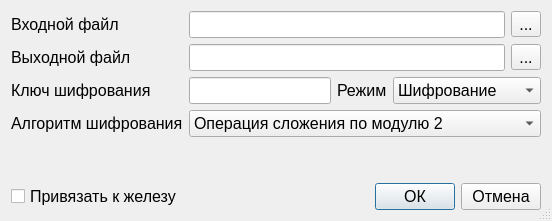
<?xml version="1.0" encoding="UTF-8"?>
<ui version="4.0">
 <class>Dialog</class>
 <widget class="QDialog" name="Dialog">
  <property name="geometry">
   <rect>
    <x>0</x>
    <y>0</y>
    <width>569</width>
    <height>231</height>
   </rect>
  </property>
  <property name="mouseTracking">
   <bool>false</bool>
  </property>
  <property name="windowTitle">
   <string>Scrambler</string>
  </property>
  <property name="sizeGripEnabled">
   <bool>true</bool>
  </property>
  <layout class="QVBoxLayout" name="verticalLayout_3">
   <property name="sizeConstraint">
    <enum>QLayout::SetFixedSize</enum>
   </property>
   <item>
    <layout class="QFormLayout" name="formLayout">
     <property name="labelAlignment">
      <set>Qt::AlignLeading|Qt::AlignLeft|Qt::AlignVCenter</set>
     </property>
     <item row="0" column="0">
      <layout class="QVBoxLayout" name="verticalLayout">
       <item>
        <widget class="QLabel" name="label">
         <property name="font">
          <font>
           <pointsize>12</pointsize>
          </font>
         </property>
         <property name="text">
          <string>Входной файл</string>
         </property>
        </widget>
       </item>
       <item>
        <widget class="QLabel" name="label_2">
         <property name="font">
          <font>
           <pointsize>12</pointsize>
          </font>
         </property>
         <property name="text">
          <string>Выходной файл</string>
         </property>
        </widget>
       </item>
       <item>
        <widget class="QLabel" name="label_3">
         <property name="font">
          <font>
           <pointsize>12</pointsize>
          </font>
         </property>
         <property name="text">
          <string>Ключ шифрования</string>
         </property>
        </widget>
       </item>
       <item>
        <widget class="QLabel" name="label_5">
         <property name="font">
          <font>
           <pointsize>12</pointsize>
          </font>
         </property>
         <property name="text">
          <string>Алгоритм шифрования</string>
         </property>
        </widget>
       </item>
      </layout>
     </item>
     <item row="0" column="1">
      <layout class="QVBoxLayout" name="verticalLayout_2">
       <item>
        <layout class="QHBoxLayout" name="horizontalLayout">
         <item>
          <widget class="QLineEdit" name="lineEdit_Load">
           <property name="minimumSize">
            <size>
             <width>0</width>
             <height>0</height>
            </size>
           </property>
           <property name="font">
            <font>
             <pointsize>12</pointsize>
            </font>
           </property>
          </widget>
         </item>
         <item>
          <widget class="QToolButton" name="toolButton_Load">
           <property name="font">
            <font>
             <pointsize>12</pointsize>
            </font>
           </property>
           <property name="text">
            <string>...</string>
           </property>
          </widget>
         </item>
        </layout>
       </item>
       <item>
        <layout class="QHBoxLayout" name="horizontalLayout_2">
         <item>
          <widget class="QLineEdit" name="lineEdit_Save">
           <property name="minimumSize">
            <size>
             <width>0</width>
             <height>0</height>
            </size>
           </property>
           <property name="font">
            <font>
             <pointsize>12</pointsize>
            </font>
           </property>
          </widget>
         </item>
         <item>
          <widget class="QToolButton" name="toolButton_Save">
           <property name="font">
            <font>
             <pointsize>12</pointsize>
            </font>
           </property>
           <property name="text">
            <string>...</string>
           </property>
          </widget>
         </item>
        </layout>
       </item>
       <item>
        <layout class="QHBoxLayout" name="horizontalLayout_4">
         <item>
          <widget class="QLineEdit" name="lineEdit_key">
           <property name="font">
            <font>
             <pointsize>12</pointsize>
            </font>
           </property>
           <property name="inputMethodHints">
            <set>Qt::ImhNone</set>
           </property>
           <property name="alignment">
            <set>Qt::AlignCenter</set>
           </property>
          </widget>
         </item>
         <item>
          <layout class="QHBoxLayout" name="horizontalLayout_3">
           <item>
            <widget class="QLabel" name="label_4">
             <property name="font">
              <font>
               <pointsize>12</pointsize>
              </font>
             </property>
             <property name="text">
              <string>Режим</string>
             </property>
            </widget>
           </item>
           <item>
            <widget class="QComboBox" name="comboBox_mode">
             <property name="font">
              <font>
               <pointsize>12</pointsize>
              </font>
             </property>
             <item>
              <property name="text">
               <string>Шифрование</string>
              </property>
             </item>
             <item>
              <property name="text">
               <string>Дешифрование</string>
              </property>
             </item>
            </widget>
           </item>
          </layout>
         </item>
        </layout>
       </item>
       <item>
        <widget class="QComboBox" name="comboBox_scrambler">
         <property name="font">
          <font>
           <pointsize>12</pointsize>
          </font>
         </property>
         <item>
          <property name="text">
           <string>Операция сложения по модулю 2</string>
          </property>
         </item>
         <item>
          <property name="text">
           <string>Одноалфавитный шифр</string>
          </property>
         </item>
         <item>
          <property name="text">
           <string>Омофонная замена (1х3)</string>
          </property>
         </item>
         <item>
          <property name="text">
           <string>Блочная замена (3х3)</string>
          </property>
         </item>
        </widget>
       </item>
      </layout>
     </item>
    </layout>
   </item>
   <item>
    <spacer name="verticalSpacer">
     <property name="orientation">
      <enum>Qt::Vertical</enum>
     </property>
     <property name="sizeType">
      <enum>QSizePolicy::Fixed</enum>
     </property>
     <property name="sizeHint" stdset="0">
      <size>
       <width>20</width>
       <height>40</height>
      </size>
     </property>
    </spacer>
   </item>
   <item>
    <layout class="QHBoxLayout" name="horizontalLayout_6">
     <item>
      <widget class="QCheckBox" name="checkBox">
       <property name="font">
        <font>
         <pointsize>12</pointsize>
        </font>
       </property>
       <property name="text">
        <string>Привязать к железу</string>
       </property>
      </widget>
     </item>
     <item>
      <layout class="QHBoxLayout" name="horizontalLayout_5">
       <item>
        <spacer name="horizontalSpacer">
         <property name="orientation">
          <enum>Qt::Horizontal</enum>
         </property>
         <property name="sizeHint" stdset="0">
          <size>
           <width>40</width>
           <height>20</height>
          </size>
         </property>
        </spacer>
       </item>
       <item>
        <widget class="QPushButton" name="pushButton_Ok">
         <property name="minimumSize">
          <size>
           <width>0</width>
           <height>0</height>
          </size>
         </property>
         <property name="font">
          <font>
           <pointsize>12</pointsize>
          </font>
         </property>
         <property name="text">
          <string>ОК</string>
         </property>
        </widget>
       </item>
       <item>
        <widget class="QPushButton" name="pushButton_Cancel">
         <property name="minimumSize">
          <size>
           <width>0</width>
           <height>0</height>
          </size>
         </property>
         <property name="font">
          <font>
           <pointsize>12</pointsize>
          </font>
         </property>
         <property name="text">
          <string>Отмена</string>
         </property>
        </widget>
       </item>
      </layout>
     </item>
    </layout>
   </item>
  </layout>
  <zorder>verticalSpacer</zorder>
 </widget>
 <layoutdefault spacing="6" margin="11"/>
 <resources/>
 <connections/>
</ui>
